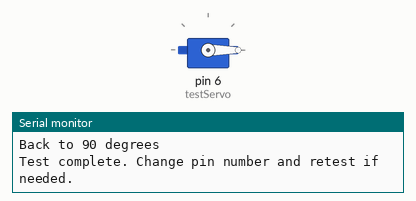
Simulated run of this sketch. Board: Arduino Uno, built with avr-gcc and run on an emulated ATmega328P. Parts: servo, the last lines printed to the serial monitor.

Above: at 9.05 s.
At 13.45 s:
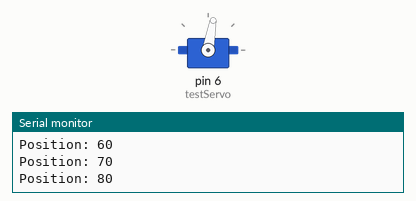
At 17.95 s:
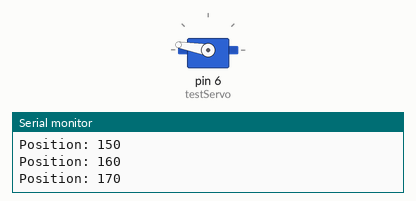
At 26.95 s:
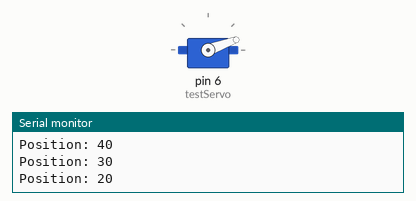
Timing chart, 0 to 33.7 s (numbered marks = the images above):
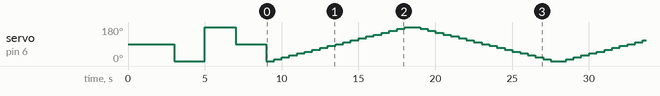

The sketch:

servo_test.ino
```cpp
#include <Servo.h>

Servo testServo;

void setup() {
  Serial.begin(9600);
  Serial.println("Servo Test Starting...");

  // Test each servo pin one by one
  testServo.attach(6);  // Start with pin 6
  testServo.write(90);  // Center position
  delay(1000);

  Serial.println("Testing Pin 6 - Should be at 90 degrees");
  delay(2000);

  // Test movement
  testServo.write(0);   // Min position
  Serial.println("Moving to 0 degrees");
  delay(2000);

  testServo.write(180); // Max position
  Serial.println("Moving to 180 degrees");
  delay(2000);

  testServo.write(90);  // Back to center
  Serial.println("Back to 90 degrees");
  delay(2000);

  Serial.println("Test complete. Change pin number and retest if needed.");
}

void loop() {
  // Test continuous movement
  for(int pos = 0; pos <= 180; pos += 10) {
    testServo.write(pos);
    Serial.print("Position: ");
    Serial.println(pos);
    delay(500);
  }

  for(int pos = 180; pos >= 0; pos -= 10) {
    testServo.write(pos);
    Serial.print("Position: ");
    Serial.println(pos);
    delay(500);
  }
}
```

Measured:
- by itself, servo on pin 6 (testServo): 90° → 0° at 3.0 s, → 180° 2.0 s later, → 90° 2.0 s later, → 0° 2.0 s later, … (62 changes in this stretch)
